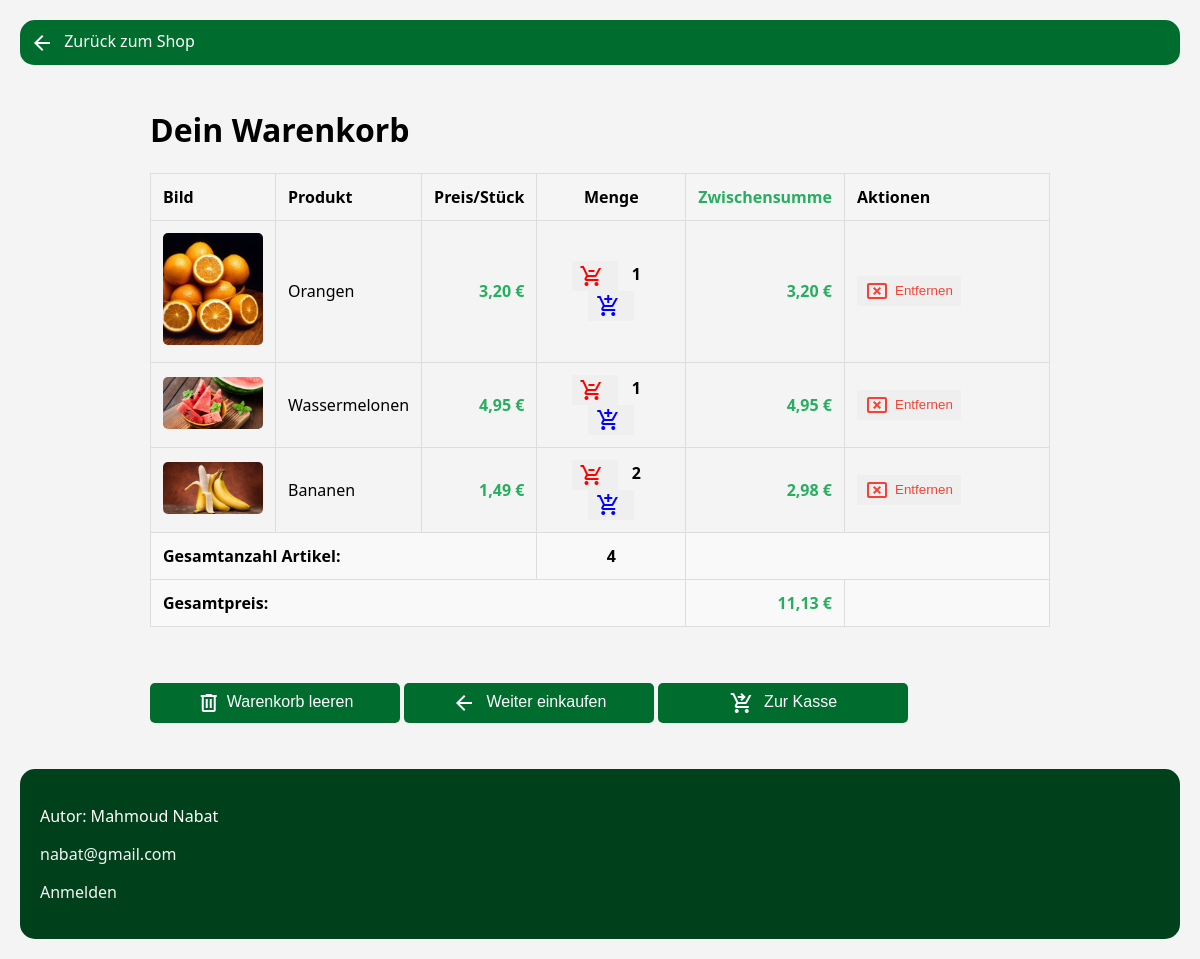
The app's page /warenkorb.php with its own data.
### tables this page shows
CREATE TABLE `bestellung` (
  `idbestellung` int(11) NOT NULL,
  `Artikel_idArtikel` int(11) NOT NULL,
  `user_id` int(11) NOT NULL,
  `menge` int(11) DEFAULT 1,
  `kategorieid` int(11) NOT NULL,
  `datum` date NOT NULL,
  `name` varchar(50) NOT NULL,
  `preis` double NOT NULL,
  `bildpfad` varchar(200) NOT NULL,
  `lieferrant_id` int(11) DEFAULT NULL
);

### warenkorb.php (the view, shortened to what this page needs)
<?php
$servername = "localhost";
$username = "root";
$passwort = "";
$dbname = "mydb";
$port = 3306;
$conn = mysqli_connect($servername, $username, $passwort, $dbname, $port);
$orders = [];
$sql = "SELECT * FROM bestellung WHERE kategorieid =1";
$result = mysqli_query($conn, $sql);
while ($row = mysqli_fetch_assoc($result)) {
    $orders[] = $row;
}
function e($s) {
    return htmlspecialchars((string)$s, ENT_QUOTES, 'UTF-8');
}
?>
<!DOCTYPE html>
<html lang="de">
<head>
    <link rel="stylesheet" href="css.css">
</head>
<body>
<nav class="navbar">
    <a href="Index.php"><span class="material-symbols-outlined">arrow_back</span> Zurück zum Shop</a>
</nav>
<main class="center">
    <h1>Dein Warenkorb</h1>
    <?php
    if (!empty($orders)):
    ?>
        <table>
            <thead>
                <tr>
                    <th>Bild</th>
                    <th>Produkt</th>
                    <th>Preis/Stück</th>
                    <th style="text-align: center;">Menge</th>
                    <th class="preis">Zwischensumme</th>
                    <th style="width: 180px;">Aktionen</th>
                </tr>
            </thead>
            <tbody>
                <?php
                $gesamt = 0.0;
                foreach ($orders as $order):
                    $name = $order['name'];
                    $preis = (double)$order['preis'];
                    $bildpfad = $order['bildpfad'];
                    $anz = (int)$order['menge'];
                    $subtotal = $preis * $anz;
                    $gesamt += $subtotal;
                ?>
                <tr>
                    <td><img src="<?php echo e($bildpfad); ?>" alt="<?php echo e($name); ?>"></td>
                    <td><?php echo e($name); ?></td>
                    <td class="preis"><?php echo $preis > 0 ? number_format($preis, 2, ',', ' ') . ' €' : '-'; ?></td>
                    <td style="text-align: center;">
                        <form method="post" style="display:inline">
                            <button type="submit" style="padding: 3px 8px; background-color: none; color: red; border: none; cursor: pointer;"><span class="material-symbols-outlined">remove_shopping_cart</span></button>
                        </form>
                        <span style="margin: 0 10px; font-weight: bold;"><?php echo $anz; ?></span>
                        <form method="post" style="display:inline">
                            <button type="submit" style="padding: 3px 8px; background-color: none; color: blue; border: none; cursor: pointer;"><span class="material-symbols-outlined">add_shopping_cart</span></button>
                        </form>
                    </td>
                    <td class="preis"><?php echo $preis > 0 ? number_format($subtotal, 2, ',', ' ') . ' €' : '-'; ?></td>
                    <td class="actions">
                        <form method="post" style="display:inline">
                            <button type="submit" style="padding: 3px 8px; background-color: none; color: #f44336; border: none; cursor: pointer;"><span class="material-symbols-outlined" style="color: #f44336;">cancel_presentation</span>Entfernen</button>
                        </form>
                    </td>
                </tr>
                <?php endforeach; ?>
            </tbody>
            <tfoot>
                <tr>
                    <td colspan="3">Gesamtanzahl Artikel:</td>
                    <td style="text-align: center;">
                        <?php
                        $totalCount = 0;
                        foreach ($orders as $order) {
                            $totalCount += (int)$order['menge'];
                        }
                        echo $totalCount;
                        ?>
                    </td>
                    <td colspan="2"></td>
                </tr>
                <tr>
                    <td colspan="4">Gesamtpreis:</td>
                    <td class="preis"><?php echo $gesamt > 0 ? number_format($gesamt, 2, ',', ' ') . ' €' : '0,00 €'; ?></td>
                    <td></td>
                </tr>
            </tfoot>
        </table>
        <p style="margin-top: 30px; display: flex; gap: 15px;">
            <form method="post" style="display:inline">
                <button type="submit" class="btn"><span class="material-symbols-outlined">delete</span>Warenkorb leeren</button>
            </form>
            <button onclick="window.location.href='Index.php'" class="btn" style=" text-align: center; text-decoration: none; display: inline-block;"><span class="material-symbols-outlined">arrow_back</span> Weiter einkaufen</button>
            <button onclick="window.location.href='kasse.php'" class="btn" style="cursor: pointer;"> <span class="material-symbols-outlined">shopping_cart_checkout</span> Zur Kasse</button>
        </p>
    <?php else: ?>
        <p style="font-size: 18px; margin-top: 30px;">Dein Warenkorb ist leer.</p>
        <p><a href="Index.php" class="btn" style="padding: 10px 20px; text-decoration: none; display: inline-block;"><span class="material-symbols-outlined">arrow_back</span> Zurück zum Shop</a></p>
    <?php endif; ?>
</main>
    <footer class="footer" id="kontakt">
        <p>Autor: Mahmoud Nabat</p>
        <p><a href="mailto:nabat@gmail.com">nabat@gmail.com</a></p>
        <p><a href="/Projekt Shop/user/login.php">Anmelden</a></p>
    </footer>
</body>
</html>

### css.css (style rules this page uses)
.material-symbols-outlined { font-family: 'Material Symbols Outlined'; font-weight: 400; font-style: normal; font-size: 24px; line-height: 1; letter-spacing: normal; text-transform: none; display: inline-block; white-space: nowrap; word-wrap: normal; direction: ltr; margin-right: 6px; vertical-align: middle; -webkit-font-smoothing: antialiased; }
html { height: 100%; }
body { font-family: 'Segoe UI', Tahoma, Geneva, Verdana, sans-serif; background-color: #f4f4f4; margin: 0; padding: 20px; display: flex; flex-direction: column; min-height: 100vh; }
main { flex: 1; }
.preis { font-weight: bold; color: #27ae60; }
.btn { background-color: #006c2d; color: white; border: none; padding: 12px 16px; border-radius: 5px; cursor: pointer; transition: 0.3s; font-size: 16px; font-weight: 500; }
form { display: flex; justify-content: center; margin-top: 30px; }
.btn { width: 100%; max-width: 250px; margin: 10px auto; background-color: #006c2d; color: white; border: none; padding: 8px 12px; border-radius: 5px; cursor: pointer; transition: 0.3s; }
.navbar { font-size: 16px; background-color: #006c2d; border-radius: 15px; display: flex; justify-content: space-between; align-items: center; border-bottom: #f4f4f4 2px solid; }
.navbar a { cursor: pointer; color: white; text-decoration: none; padding: 10px 10px; margin-right: 5px; display: inline-block; transition: 0.3s ease; }
.footer { text-align: left; padding: 20px; background-color: #00411b; color: white; margin-top: auto; border-radius: 15px; }
.footer a { color: #f4f4f4; text-decoration: none; transition: background-color 0.3s ease; }

### warenkorb.php (style rules this page uses)
table { border-collapse: collapse; width: 100%; max-width: 900px; }
th, td { padding: 12px; border: 1px solid #ddd; text-align: left; }
th { background-color: #f5f5f5; font-weight: bold; }
.actions form { display:inline; margin-right: 5px; }
.actions button { padding: 5px 10px; }
.center { max-width: 900px; margin: 20px auto; padding: 0 20px; }
img { max-width: 100px; height: auto; border-radius: 5px; }
.preis { text-align: right; }
tfoot tr { font-weight: bold; background-color: #f9f9f9; }

### records on screen
bestellung: bildpfad (picture), name "Orangen", preis "3,20", menge "1", subtotal "3,20"
bestellung: bildpfad (picture), name "Wassermelonen", preis "4,95", menge "1", subtotal "4,95"
bestellung: bildpfad (picture), name "Bananen", preis "1,49", menge "2", subtotal "2,98"

### other values on screen
$totalCount "4"
$gesamt "11,13"
